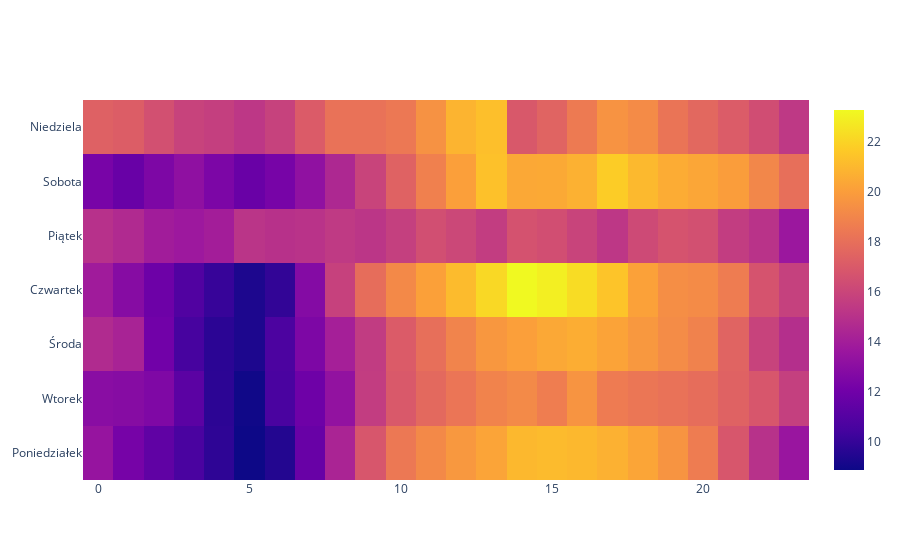

Source (notebook cell):
### Code cell
fig = go.Figure()

fig.add_trace(go.Heatmap(x=wro_temp.index.hour,
                         y=wro_temp.index.weekday.map({0:'Poniedziałek',1:'Wtorek',2:'Środa',
                                                       3:'Czwartek',4:'Piątek',5:'Sobota',6:'Niedziela'}),
                         z=wro_temp['Wrocław Temperature [2 m elevation corrected]'].tolist()))

### Figure 1 — Plotly figure (JSON) as saved in the notebook; plotly's stock layout.template omitted (floating-point values rounded to 4 significant figures; data arrays with more than 128 entries replaced by an {"elided": "..."} marker saying what was removed)
{"data": [{"type": "heatmap", "x": {"elided": "168 int values"}, "y": {"elided": "168 str values"}, "z": {"elided": "168 float values"}}], "layout": {}}
